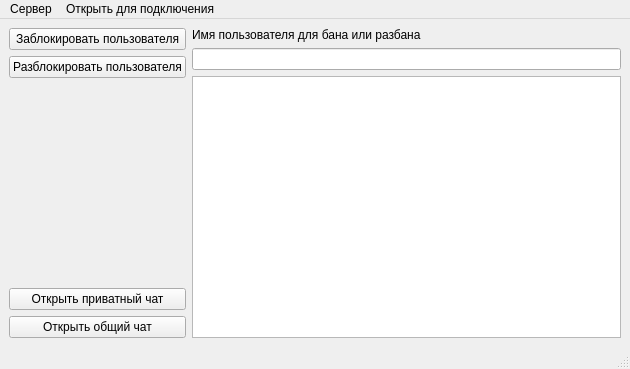
<?xml version="1.0" encoding="UTF-8"?>
<ui version="4.0">
 <class>MainWindow</class>
 <widget class="QMainWindow" name="MainWindow">
  <property name="geometry">
   <rect>
    <x>0</x>
    <y>0</y>
    <width>630</width>
    <height>369</height>
   </rect>
  </property>
  <property name="windowTitle">
   <string>Сервер</string>
  </property>
  <widget class="QWidget" name="centralwidget">
   <layout class="QHBoxLayout" name="horizontalLayout">
    <item>
     <layout class="QVBoxLayout" name="verticalLayout_3">
      <item>
       <layout class="QVBoxLayout" name="verticalLayout">
        <item>
         <widget class="QPushButton" name="btn_blockuser">
          <property name="text">
           <string>Заблокировать пользователя</string>
          </property>
         </widget>
        </item>
        <item>
         <widget class="QPushButton" name="btn_unblockuser">
          <property name="text">
           <string>Разблокировать пользователя</string>
          </property>
         </widget>
        </item>
       </layout>
      </item>
      <item>
       <spacer name="verticalSpacer">
        <property name="orientation">
         <enum>Qt::Vertical</enum>
        </property>
        <property name="sizeHint" stdset="0">
         <size>
          <width>20</width>
          <height>40</height>
         </size>
        </property>
       </spacer>
      </item>
      <item>
       <layout class="QVBoxLayout" name="verticalLayout_2">
        <item>
         <widget class="QPushButton" name="btn_openprivatechat">
          <property name="text">
           <string>Открыть приватный чат</string>
          </property>
         </widget>
        </item>
        <item>
         <widget class="QPushButton" name="btn_openallchat">
          <property name="text">
           <string>Открыть общий чат</string>
          </property>
         </widget>
        </item>
       </layout>
      </item>
     </layout>
    </item>
    <item>
     <layout class="QVBoxLayout" name="verticalLayout_4">
      <item>
       <widget class="QLabel" name="label">
        <property name="text">
         <string>Имя пользователя для бана или разбана</string>
        </property>
       </widget>
      </item>
      <item>
       <widget class="QLineEdit" name="le_user"/>
      </item>
      <item>
       <widget class="QTableView" name="tableView"/>
      </item>
     </layout>
    </item>
   </layout>
  </widget>
  <widget class="QStatusBar" name="statusbar"/>
  <widget class="QMenuBar" name="menubar">
   <property name="geometry">
    <rect>
     <x>0</x>
     <y>0</y>
     <width>630</width>
     <height>23</height>
    </rect>
   </property>
   <widget class="QMenu" name="mb_server">
    <property name="title">
     <string>Сервер</string>
    </property>
    <addaction name="separator"/>
    <addaction name="mb_btn_exit"/>
   </widget>
   <widget class="QMenu" name="menu">
    <property name="title">
     <string>Открыть для подключения</string>
    </property>
    <addaction name="newConnection"/>
   </widget>
   <addaction name="mb_server"/>
   <addaction name="menu"/>
  </widget>
  <action name="mb_btn_exit">
   <property name="text">
    <string>Выход</string>
   </property>
  </action>
  <action name="newConnection">
   <property name="text">
    <string>Новое подключение к серверу</string>
   </property>
  </action>
 </widget>
 <resources/>
 <connections/>
</ui>
